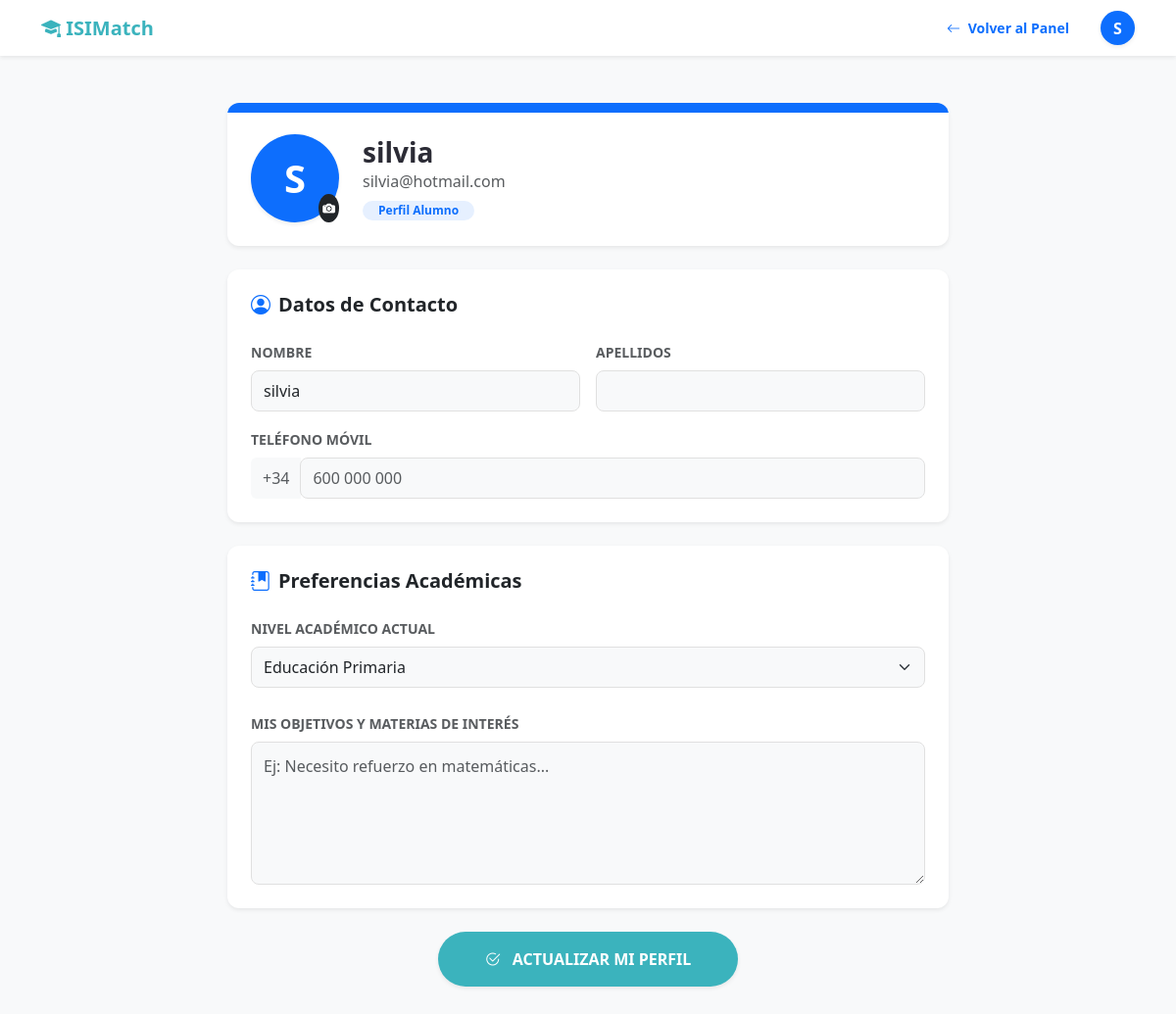
The app's page /VIEWS/ficha-alumno.php (signed in) with its own data.
### tables this page shows
CREATE TABLE `usuarios` (
  `id` int(11) NOT NULL,
  `nombre` varchar(50) NOT NULL,
  `apellidos` varchar(50) NOT NULL,
  `email` varchar(100) NOT NULL,
  `password_hash` varchar(255) NOT NULL,
  `telefono` varchar(20) DEFAULT NULL,
  `rol` enum('alumno','profesor') NOT NULL,
  `anio_nacimiento` int(11) DEFAULT NULL,
  `fecha_registro` timestamp NOT NULL DEFAULT current_timestamp()
);

### VIEWS/ficha-alumno.php (the view, shortened to what this page needs)
<?php
include '../PHP/conexion.php';
$usuario_id = $_SESSION['usuario_id'];
$sql = "SELECT u.nombre, u.apellidos, u.email, u.telefono, ad.objetivos_aprendizaje, ad.nivel_actual
        FROM usuarios u
        LEFT JOIN alumnos_detalles ad ON u.id = ad.usuario_id
        WHERE u.id = '$usuario_id'";
$resultado = $conn->query($sql);
$datos = $resultado->fetch_assoc();
$nombre_mostrar = htmlspecialchars($datos['nombre']);
$inicial = strtoupper(substr($nombre_mostrar, 0, 1));
?>
<!doctype html>
<html lang="es">
<head>
    <link href="https://cdn.jsdelivr.net/npm/bootstrap@5.3.0/dist/css/bootstrap.min.css" rel="stylesheet" />
    <link rel="stylesheet" href="https://cdn.jsdelivr.net/npm/bootstrap-icons@1.10.0/font/bootstrap-icons.css" />
    <link rel="stylesheet" href="../CSS/style.css" />
</head>
<body class="bg-light">
    <nav class="navbar navbar-expand-lg bg-white shadow-sm sticky-top">
      <div class="container">
        <a class="navbar-brand fw-bold text-primary-custom" href="dashboard-alumno.php">
            <i class="bi bi-mortarboard-fill"></i> ISIMatch
        </a>
        <div class="ms-auto d-flex align-items-center gap-3">
            <a href="dashboard-alumno.php" class="btn btn-outline-primary btn-sm rounded-pill px-3 fw-bold d-none d-md-inline-block">
                <i class="bi bi-arrow-left me-1"></i> Volver al Panel
            </a>
            <div class="dropdown">
                <div class="rounded-circle bg-primary text-white d-flex align-items-center justify-content-center fw-bold shadow-sm" style="width:35px; height:35px; cursor:pointer;" data-bs-toggle="dropdown">
                    <?php echo $inicial; ?>
                </div>
            </div>
        </div>
      </div>
    </nav>
    <main class="container my-5">
        <div class="row justify-content-center">
            <div class="col-lg-8">
                <div class="card border-0 shadow-sm p-4 rounded-4 mb-4 bg-white overflow-hidden position-relative">
                    <div class="position-absolute top-0 start-0 w-100 bg-primary" style="height: 10px;"></div>
                    <div class="d-flex align-items-center gap-4 mt-2">
                        <div class="position-relative">
                            <div class="rounded-circle bg-primary text-white d-flex align-items-center justify-content-center fw-bold shadow-sm" style="width:90px; height:90px; font-size: 2.5rem;">
                                <?php echo $inicial; ?>
                            </div>
                            <button class="btn btn-sm btn-dark position-absolute bottom-0 end-0 rounded-circle p-1" title="Cambiar foto">
                                <i class="bi bi-camera-fill" style="font-size: 0.8rem;"></i>
                            </button>
                        </div>
                        <div>
                            <h3 class="fw-bold mb-0"><?php echo $nombre_mostrar . " " . htmlspecialchars($datos['apellidos']); ?></h3>
                            <p class="text-muted mb-1"><?php echo htmlspecialchars($datos['email']); ?></p>
                            <span class="badge bg-primary bg-opacity-10 text-primary px-3 rounded-pill">Perfil Alumno</span>
                        </div>
                    </div>
                </div>
                <form action="ficha-alumno.php" method="POST" class="row g-4">
                    <div class="col-12">
                        <div class="card border-0 shadow-sm p-4 rounded-4 bg-white">
                            <h5 class="fw-bold mb-4 text-dark"><i class="bi bi-person-circle me-2 text-primary"></i>Datos de Contacto</h5>
                            <div class="row g-3">
                                <div class="col-md-6">
                                    <label class="form-label small fw-bold text-muted">NOMBRE</label>
                                    <input type="text" name="nombre" class="form-control bg-light border-0 py-2" value="<?php echo htmlspecialchars($datos['nombre']); ?>" required>
                                </div>
                                <div class="col-md-6">
                                    <label class="form-label small fw-bold text-muted">APELLIDOS</label>
                                    <input type="text" name="apellidos" class="form-control bg-light border-0 py-2" value="<?php echo htmlspecialchars($datos['apellidos']); ?>" required>
                                </div>
                                <div class="col-md-12">
                                    <label class="form-label small fw-bold text-muted">TELÉFONO MÓVIL</label>
                                    <div class="input-group">
                                        <span class="input-group-text bg-light border-0 text-muted">+34</span>
                                        <input type="tel" name="telefono" class="form-control bg-light border-0 py-2" value="<?php echo htmlspecialchars($datos['telefono'] ?? ''); ?>" placeholder="600 000 000">
                                    </div>
                                </div>
                            </div>
                        </div>
                    </div>
                    <div class="col-12">
                        <div class="card border-0 shadow-sm p-4 rounded-4 bg-white">
                            <h5 class="fw-bold mb-4 text-dark"><i class="bi bi-journal-bookmark-fill me-2 text-primary"></i>Preferencias Académicas</h5>
                            <div class="row g-3">
                                <div class="col-md-12 mb-2">
                                    <label class="form-label small fw-bold text-muted">NIVEL ACADÉMICO ACTUAL</label>
                                    <select name="nivel" class="form-select bg-light border-0 py-2">
                                        <option value="Primaria" <?php echo ($datos['nivel_actual'] == 'Primaria') ? 'selected' : ''; ?>>Educación Primaria</option>
                                    </select>
                                </div>
                                <div class="col-12">
                                    <label class="form-label small fw-bold text-muted">MIS OBJETIVOS Y MATERIAS DE INTERÉS</label>
                                    <textarea name="objetivos" class="form-control bg-light border-0" rows="5" placeholder="Ej: Necesito refuerzo en matemáticas..."></textarea>
                                </div>
                            </div>
                        </div>
                    </div>
                    <div class="col-12 text-center pb-5">
                        <button type="submit" class="btn btn-primary-custom px-5 py-3 fw-bold rounded-pill shadow-sm">
                            <i class="bi bi-check2-circle me-2"></i> ACTUALIZAR MI PERFIL
                        </button>
                    </div>
                </form>
            </div>
        </div>
    </main>
</body>
</html>

### CSS/style.css (style rules this page uses)
:root { --primary-color: #3bb3bd; --primary-hover: #2da1ab; --secondary-color: #ffc947; --text-dark: #2b2b35; --text-muted: #6f757b; --bg-light: #f5f7f9; --white: #ffffff; --shadow-sm: 0 2px 8px rgba(0, 0, 0, 0.08); --shadow-md: 0 4px 16px rgba(0, 0, 0, 0.12); --radius: 12px; }
body { font-family: "Segoe UI", Roboto, Helvetica, Arial, sans-serif; color: var(--text-dark); background-color: var(--bg-light); }
h1, h2, h3, h4, h5, h6 { font-weight: 700; color: var(--text-dark); }
.text-primary-custom { color: var(--primary-color); }
.btn { border-radius: 8px; font-weight: 600; padding: 10px 24px; transition: all 0.3s ease; border: none; }
.btn-primary-custom { background-color: var(--primary-color); color: white; }
.card, .card-custom { background-color: var(--white); border: none !important; border-radius: var(--radius) !important; box-shadow: var(--shadow-sm); transition: transform 0.3s ease, box-shadow 0.3s ease; }
.form-control, .form-select { border-radius: 8px !important; border: 1px solid #e0e0e0 !important; padding: 12px; }
.navbar { background-color: var(--white) !important; box-shadow: 0 2px 4px rgba(0, 0, 0, 0.05); }

### records on screen
usuarios: nombre "S", nombre "silvia", email "silvia@hotmail.com"
